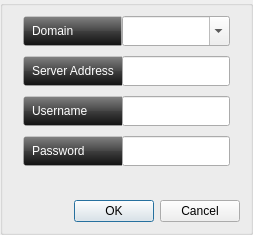
    <widget class="QGroupBox" name="groupBox">
     <property name="styleSheet">
      <string notr="true"/>
     </property>
     <property name="title">
      <string/>
     </property>
     <layout class="QGridLayout" name="gridLayout_3">
      <property name="horizontalSpacing">
       <number>0</number>
      </property>
      <property name="verticalSpacing">
       <number>10</number>
      </property>
      <property name="margin">
       <number>10</number>
      </property>
      <item row="0" column="1">
       <layout class="QGridLayout" name="gridLayout">
        <property name="leftMargin">
         <number>10</number>
        </property>
        <property name="rightMargin">
         <number>10</number>
        </property>
        <property name="horizontalSpacing">
         <number>0</number>
        </property>
        <property name="verticalSpacing">
         <number>10</number>
        </property>
        <item row="0" column="1">
         <widget class="QComboBox" name="comboDomain">
          <property name="minimumSize">
           <size>
            <width>0</width>
            <height>30</height>
           </size>
          </property>
          <property name="maximumSize">
           <size>
            <width>16777215</width>
            <height>30</height>
           </size>
          </property>
          <property name="font">
           <font>
            <pointsize>-1</pointsize>
           </font>
          </property>
          <property name="editable">
           <bool>true</bool>
          </property>
          <property name="sizeAdjustPolicy">
           <enum>QComboBox::AdjustToContentsOnFirstShow</enum>
          </property>
          <property name="frame">
           <bool>true</bool>
          </property>
          <item>
           <property name="text">
            <string></string>
           </property>
          </item>
         </widget>
        </item>
        <item row="1" column="0">
         <widget class="QLabel" name="label_2">
          <property name="styleSheet">
           <string notr="true">background-color: qlineargradient(spread:pad, x1:0.5, y1:0, x2:0.5, y2:1, stop:0 rgba(132, 132, 132, 255), stop:0.501481 rgba(70, 70, 70, 255), stop:0.503057 rgba(62, 62, 62, 255), stop:1 rgba(16, 16, 16, 255));
color:rgb(255,255,255);
/*qlineargradient(spread:pad, x1:0.5, y1:1, x2:0.5, y2:0, stop:0 rgba(183, 100, 124, 255), stop:0.0212465 rgba(91, 33, 50, 255), stop:0.521739 rgba(152, 86, 105, 255), stop:0.527174 rgba(155, 98, 115, 255), stop:0.983696 rgba(184, 141, 153, 255), stop:1 rgba(220, 173, 186, 255));*/
/*background-color: qlineargradient(spread:pad, x1:1, y1:1, x2:0, y2:0, stop:0 rgba(219, 219, 219, 100), stop:1 rgba(255, 255, 255, 100));*/
border-top: 1px solid rgba(255,255,255,50);
border-right: 0px solid rgba(255,255,255,50);
border-bottom: 1px solid rgba(255,255,255,50);
border-left: 1px solid rgba(255,255,255,50);
padding-left: 5px;
padding-right: 5px;
border-top-left-radius: 3px;
border-bottom-left-radius: 3px;</string>
          </property>
          <property name="text">
           <string>Server Address</string>
          </property>
         </widget>
        </item>
        <item row="1" column="1">
         <widget class="QLineEdit" name="editHost">
          <property name="minimumSize">
           <size>
            <width>0</width>
            <height>30</height>
           </size>
          </property>
          <property name="maximumSize">
           <size>
            <width>16777215</width>
            <height>30</height>
           </size>
          </property>
         </widget>
        </item>
        <item row="2" column="0">
         <widget class="QLabel" name="label_3">
          <property name="styleSheet">
           <string notr="true">background-color: qlineargradient(spread:pad, x1:0.5, y1:0, x2:0.5, y2:1, stop:0 rgba(132, 132, 132, 255), stop:0.501481 rgba(70, 70, 70, 255), stop:0.503057 rgba(62, 62, 62, 255), stop:1 rgba(16, 16, 16, 255));
color:rgb(255,255,255);
/*qlineargradient(spread:pad, x1:0.5, y1:1, x2:0.5, y2:0, stop:0 rgba(183, 100, 124, 255), stop:0.0212465 rgba(91, 33, 50, 255), stop:0.521739 rgba(152, 86, 105, 255), stop:0.527174 rgba(155, 98, 115, 255), stop:0.983696 rgba(184, 141, 153, 255), stop:1 rgba(220, 173, 186, 255));*/
/*background-color: qlineargradient(spread:pad, x1:1, y1:1, x2:0, y2:0, stop:0 rgba(219, 219, 219, 100), stop:1 rgba(255, 255, 255, 100));*/
border-top: 1px solid rgba(255,255,255,50);
border-right: 0px solid rgba(255,255,255,50);
border-bottom: 1px solid rgba(255,255,255,50);
border-left: 1px solid rgba(255,255,255,50);
padding-left: 5px;
padding-right: 5px;
border-top-left-radius: 3px;
border-bottom-left-radius: 3px;</string>
          </property>
          <property name="text">
           <string>Username</string>
          </property>
         </widget>
        </item>
        <item row="2" column="1">
         <widget class="QLineEdit" name="editUser">
          <property name="minimumSize">
           <size>
            <width>0</width>
            <height>30</height>
           </size>
          </property>
          <property name="maximumSize">
           <size>
            <width>16777215</width>
            <height>30</height>
           </size>
          </property>
         </widget>
        </item>
        <item row="3" column="0">
         <widget class="QLabel" name="label_4">
          <property name="styleSheet">
           <string notr="true">background-color: qlineargradient(spread:pad, x1:0.5, y1:0, x2:0.5, y2:1, stop:0 rgba(132, 132, 132, 255), stop:0.501481 rgba(70, 70, 70, 255), stop:0.503057 rgba(62, 62, 62, 255), stop:1 rgba(16, 16, 16, 255));
color:rgb(255,255,255);
/*qlineargradient(spread:pad, x1:0.5, y1:1, x2:0.5, y2:0, stop:0 rgba(183, 100, 124, 255), stop:0.0212465 rgba(91, 33, 50, 255), stop:0.521739 rgba(152, 86, 105, 255), stop:0.527174 rgba(155, 98, 115, 255), stop:0.983696 rgba(184, 141, 153, 255), stop:1 rgba(220, 173, 186, 255));*/
/*background-color: qlineargradient(spread:pad, x1:1, y1:1, x2:0, y2:0, stop:0 rgba(219, 219, 219, 100), stop:1 rgba(255, 255, 255, 100));*/
border-top: 1px solid rgba(255,255,255,50);
border-right: 0px solid rgba(255,255,255,50);
border-bottom: 1px solid rgba(255,255,255,50);
border-left: 1px solid rgba(255,255,255,50);
padding-left: 5px;
padding-right: 5px;
border-top-left-radius: 3px;
border-bottom-left-radius: 3px;</string>
          </property>
          <property name="text">
           <string>Password</string>
          </property>
         </widget>
        </item>
        <item row="3" column="1">
         <widget class="QLineEdit" name="editPassword">
          <property name="minimumSize">
           <size>
            <width>0</width>
            <height>30</height>
           </size>
          </property>
          <property name="maximumSize">
           <size>
            <width>16777215</width>
            <height>30</height>
           </size>
          </property>
          <property name="echoMode">
           <enum>QLineEdit::Password</enum>
          </property>
         </widget>
        </item>
        <item row="0" column="0">
         <widget class="QLabel" name="label">
          <property name="styleSheet">
           <string notr="true">background-color: qlineargradient(spread:pad, x1:0.5, y1:0, x2:0.5, y2:1, stop:0 rgba(132, 132, 132, 255), stop:0.501481 rgba(70, 70, 70, 255), stop:0.503057 rgba(62, 62, 62, 255), stop:1 rgba(16, 16, 16, 255));
color:rgb(255,255,255);
/*qlineargradient(spread:pad, x1:0.5, y1:1, x2:0.5, y2:0, stop:0 rgba(183, 100, 124, 255), stop:0.0212465 rgba(91, 33, 50, 255), stop:0.521739 rgba(152, 86, 105, 255), stop:0.527174 rgba(155, 98, 115, 255), stop:0.983696 rgba(184, 141, 153, 255), stop:1 rgba(220, 173, 186, 255));*/
/*background-color: qlineargradient(spread:pad, x1:1, y1:1, x2:0, y2:0, stop:0 rgba(219, 219, 219, 100), stop:1 rgba(255, 255, 255, 100));*/
border-top: 1px solid rgba(255,255,255,50);
border-right: 1px solid rgba(255,255,255,50);
border-bottom: 1px solid rgba(255,255,255,50);
border-left: 1px solid rgba(255,255,255,50);
padding-left: 5px;
padding-right: 5px;
border-top-left-radius: 3px;
border-bottom-left-radius: 3px;</string>
          </property>
          <property name="text">
           <string>Domain</string>
          </property>
         </widget>
        </item>
       </layout>
      </item>
      <item row="2" column="0" colspan="2">
       <widget class="QDialogButtonBox" name="buttonBox">
        <property name="orientation">
         <enum>Qt::Horizontal</enum>
        </property>
        <property name="standardButtons">
         <set>QDialogButtonBox::Cancel|QDialogButtonBox::Ok</set>
        </property>
        <property name="centerButtons">
         <bool>false</bool>
        </property>
       </widget>
      </item>
      <item row="1" column="1">
       <widget class="QLabel" name="labelWarning">
        <property name="styleSheet">
         <string notr="true">color: white; padding-left:5px; padding-right:5px;</string>
        </property>
        <property name="text">
         <string/>
        </property>
        <property name="alignment">
         <set>Qt::AlignCenter</set>
        </property>
        <property name="indent">
         <number>0</number>
        </property>
       </widget>
      </item>
     </layout>
    </widget>
